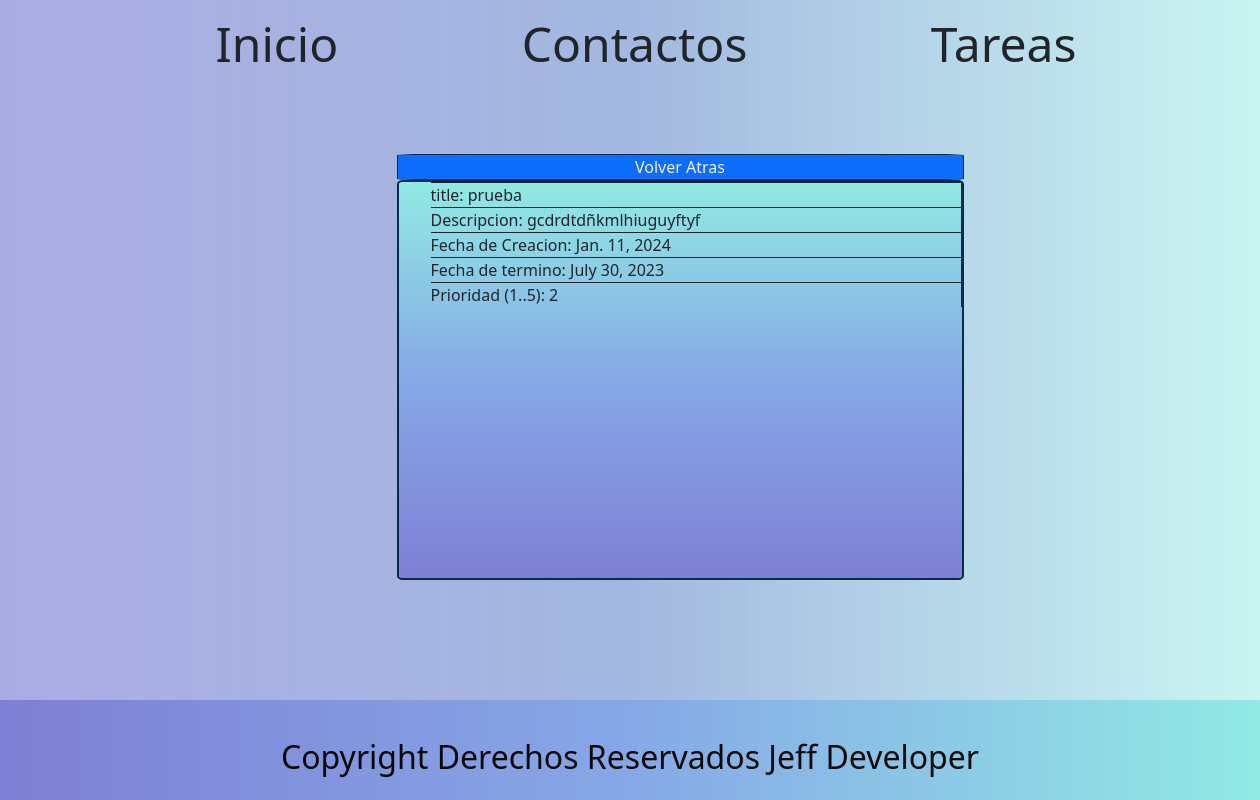
Page /lista/view/3 on the committed database.
### lista_de_tareas/models.py (models this page shows, shortened)
class Lista(models.Model):
    title = models.CharField(max_length=50, blank= False, null= False)
    description = models.TextField(blank= True, null=True)
    date = models.DateField(default= date.today)
    estimated_end = models.DateField(blank= True, null=True)
    priority = models.IntegerField(default=3)

### lista_de_tareas/views.py (the view)
# urls.py: path('view/<int:id>', views.view, name="contactos_view"),
def view(request, id):
    lista = Lista.objects.get(id=id)
    context = {
        'lista': lista
    }
    return render(request, 'lista/detail.html', context)

### Templates/lista/detail.html (shortened to what this page needs)
{% extends 'layout/base.html' %}
{% load static %}
{% block 'content' %}
    <div class="botonañadir">
        <a href="{% url 'lista' %}" class="">Volver Atras</a>
    </div>
    <ul class="lista-2">
        <li> title: {{lista.title}}</li>
        <li> Descripcion: {{lista.description}}</li>
        <li> Fecha de Creacion: {{lista.date}}</li>
        <li> Fecha de termino: {{lista.estimated_end}}</li>
        <li> Prioridad (1..5): {{lista.priority}}</li>
    </ul>
{% endblock %}

### static/css/styles.css (style rules this page uses)
:root { --color-primary: rgb(247, 236, 236); --color-secondary: #0D6EFD; --color-body: #052D49; }
* { margin: 0; padding: 0; box-sizing: border-box; }
a { text-decoration: none; color: var(--color-primary); }
body { background-image: linear-gradient(to right,#7f7fd5a6,#6085c994,#91eae47c); }
.botonañadir { text-align: center; color: white; border-radius: 5%; border: solid 1px; border-color: #052D49; width: 45%; background-color: #0D6EFD; }
.lista-2 { list-style: none; background-image: linear-gradient(to bottom,#91EAE4, #86A8E7,#7F7FD5); width: 45%; height: 400px; border: solid 2px; border-radius: 1%; border-color: #052D49; text-align: justify; display: block; align-items: center; justify-content: center; }
.lista-2 li { border: solid 1px; border-bottom: #052D49; border-left: none; }

### rows in the picture
Lista: title "prueba", description "gcdrdtdñkmlhiuguyftyf", date "Jan. 11, 2024", estimated_end "July 30, 2023", priority "2"
